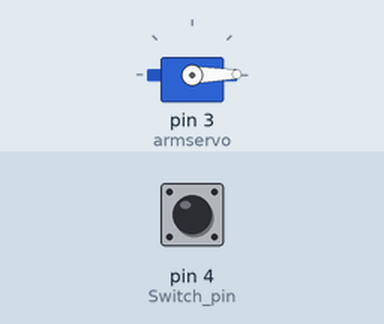
Recording of a sketch running on a simulated Arduino Uno, built with avr-gcc and run on an emulated ATmega328P. Shown: servo. The test bench sets the inputs (shaded band); at power-on: pin 4 (Switch_pin) LOW. Random numbers use the default seed unless the sketch sets one.

Above: at 1.2 s.
1.3 s: pin 4 (Switch_pin) pulled HIGH for 0.15 s
At 2.4 s:
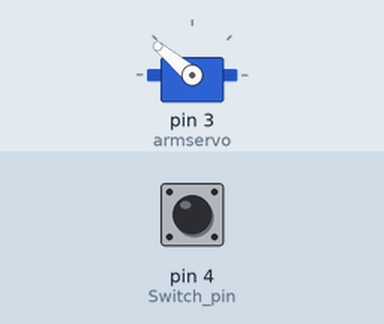
At 4.3 s:
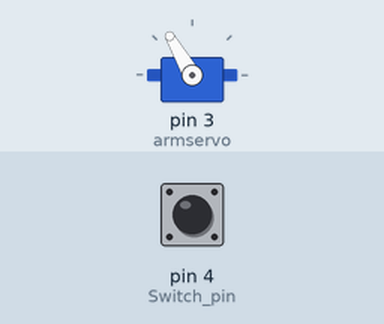
4.4 s: pin 4 (Switch_pin) pulled HIGH for 1 s
At 5.72 s:
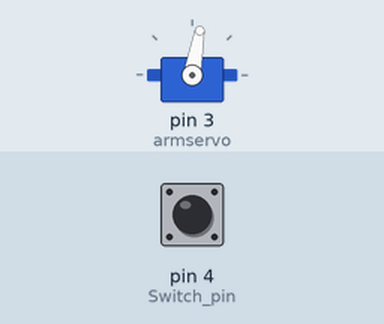
8.4 s: pin 4 (Switch_pin) pulled HIGH for 3.2 s
Timing chart, 0 to 19.1 s (numbered marks = the images above; inputs shaded):
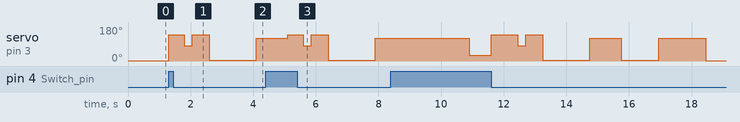

The sketch:

UselessBox.ino
```cpp
#include<Servo.h>
#define Switch_pin 4
int switch_status =0, arm_rotation = 0;
Servo armservo;

void setup()
{
  armservo.attach(3);
  //pinMode(Switch_pin,INPUT);
}

void loop()
{
  switch_status = digitalRead(Switch_pin);
  if(switch_status == HIGH)
  {
    arm_rotation = random(1,4);
    if(arm_rotation == 1)
    {
      armservo.write(135);
      delay(500);
      armservo.write(80);
      delay(200);
    }
    if(arm_rotation == 2)
    {
      armservo.write(140);
      delay(500);
      armservo.write(80);
      delay(250);
      armservo.write(140);
      delay(550);
      armservo.write(5);
      delay(1500);
      armservo.write(120);
      delay(1000);
    }
    if(arm_rotation == 3)
    {
      armservo.write(120);
      delay(2000);
      armservo.write(30);
      delay(700);
      armservo.write(140);
      delay(850);
      armservo.write(80);
      delay(250);
      armservo.write(140);
      delay(550);
      armservo.write(5);
      delay(1500);
      armservo.write(120);
      delay(1000);
      armservo.write(5);
      delay(1200);
      armservo.write(120);
      delay(1500);
    }
  }
  else if(switch_status == LOW)
  {
    armservo.write(1);
  }
}
```

Measured:
- after the input at 1.3 s, servo on pin 3 (armservo): 1° → 140° at once, → 80° 0.50 s later, → 140° 0.25 s later, → 5° 0.55 s later, … (5 changes in this stretch)
